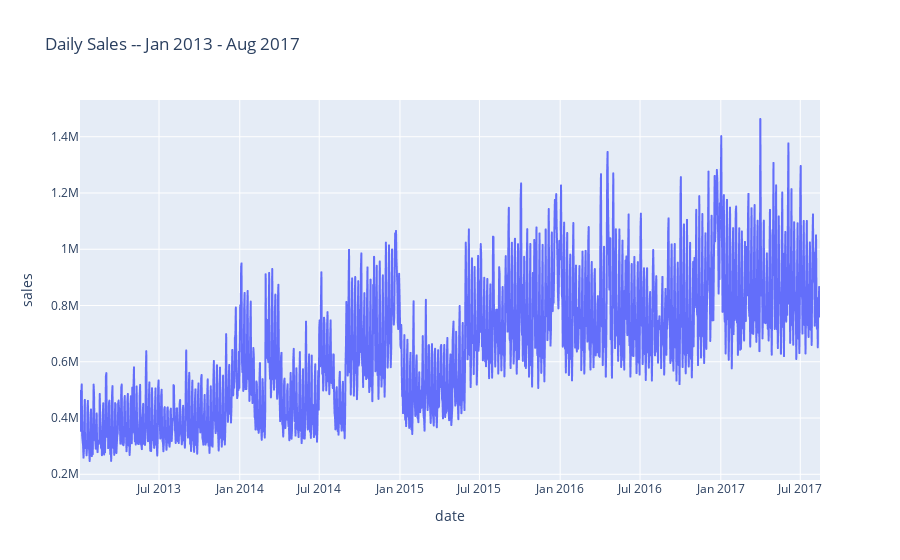

Notebook source saved alongside this figure:
### Markdown cell above
## EDA
---

### Code cell
# plot daily sales in a line chart
px.line(daily_sales.query('sales>100000').sort_values(["date"]), x='date', y='sales',title = "Daily Sales -- Jan 2013 - Aug 2017" )

### Figure 1 — Plotly figure (JSON) as saved in the notebook; plotly's stock layout.template omitted (floating-point values rounded to 4 significant figures; data arrays with more than 128 entries replaced by an {"elided": "..."} marker saying what was removed)
{"data": [{"hovertemplate": "date=%{x}<br>sales=%{y}<extra></extra>", "legendgroup": "", "line": {"color": "#636efa", "dash": "solid"}, "marker": {"symbol": "circle"}, "mode": "lines", "name": "", "showlegend": false, "type": "scattergl", "x": {"elided": "1679 str values"}, "xaxis": "x", "y": {"elided": "1679 float values"}, "yaxis": "y"}], "layout": {"legend": {"tracegroupgap": 0}, "title": {"text": "Daily Sales -- Jan 2013 - Aug 2017"}, "xaxis": {"anchor": "y", "domain": [0, 1], "title": {"text": "date"}}, "yaxis": {"anchor": "x", "domain": [0, 1], "title": {"text": "sales"}}}}
